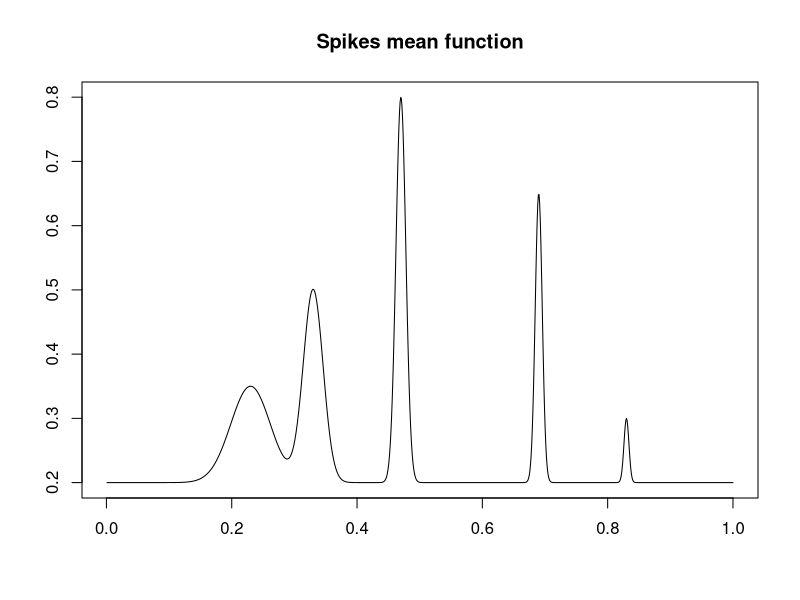
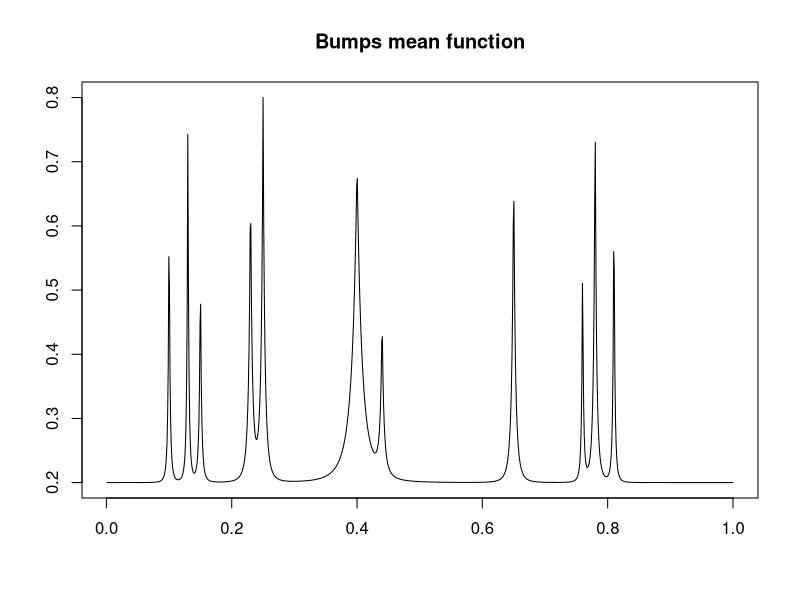
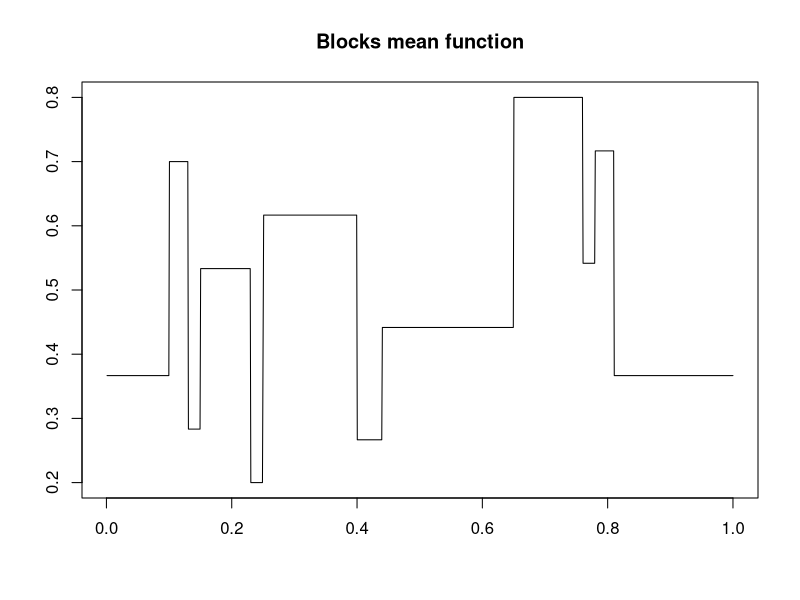
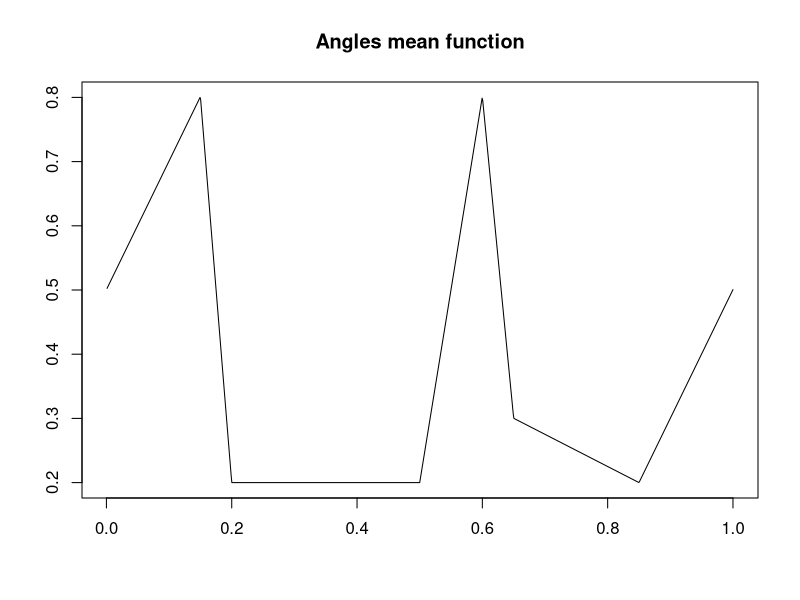
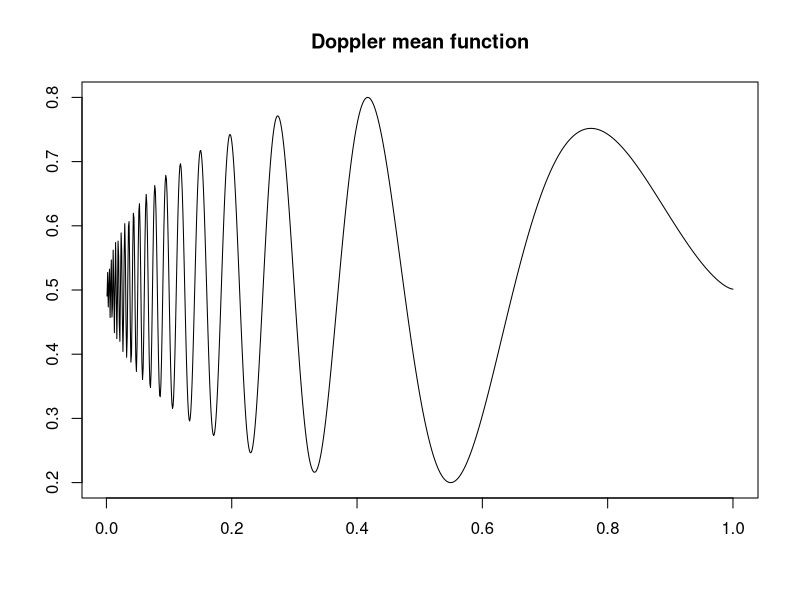
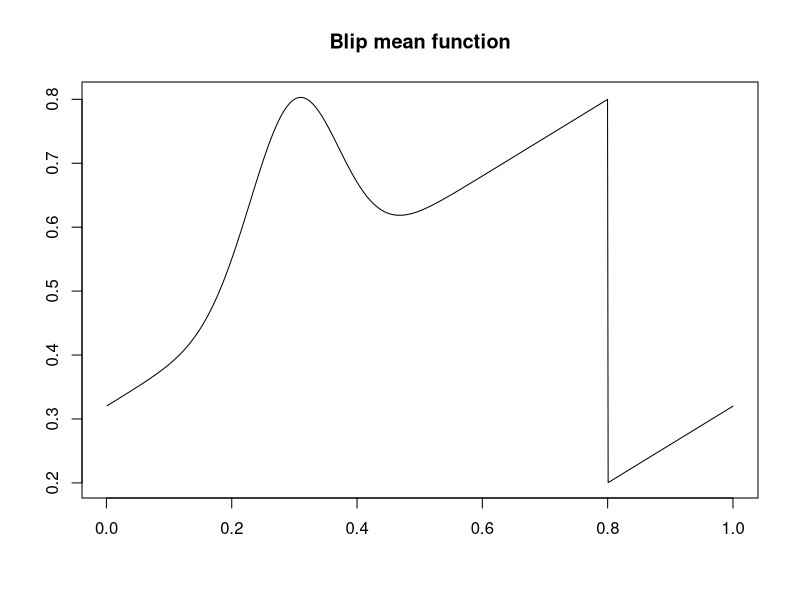
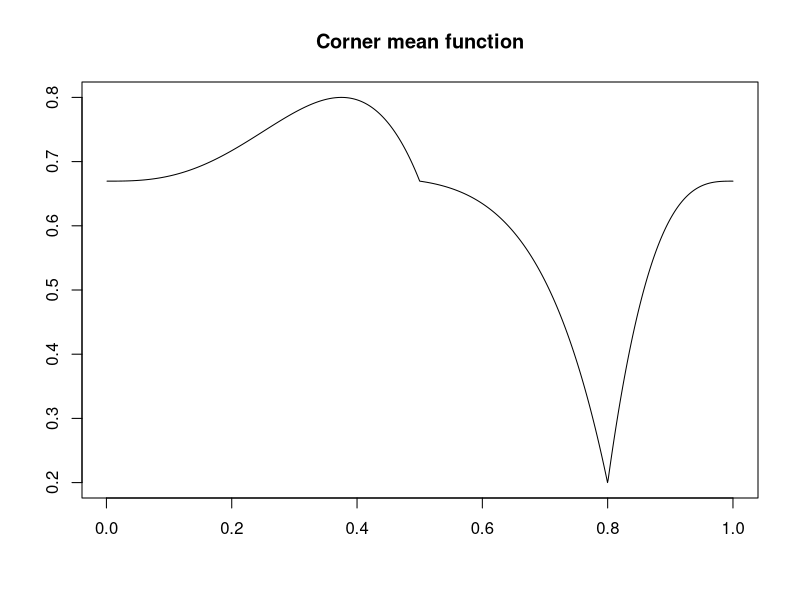
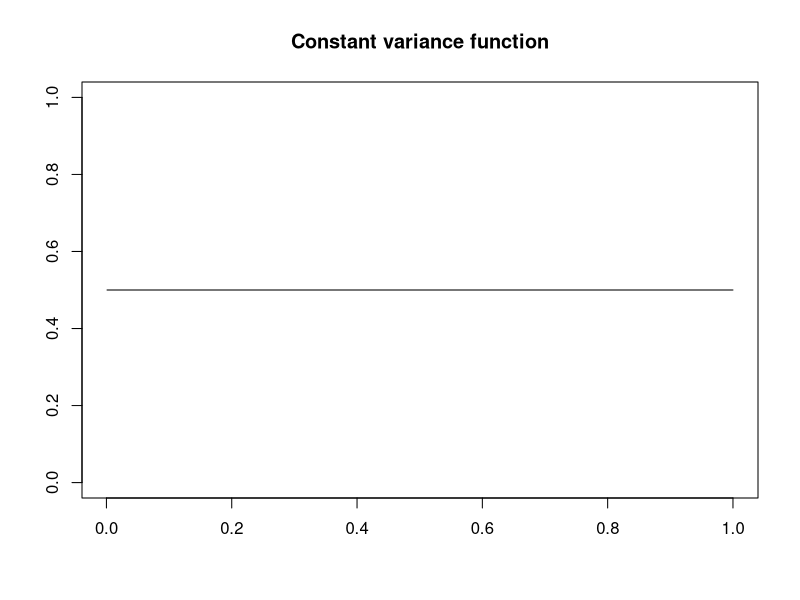

Reproduce these figures in R, in order.
# This script creates plots showing the mean and variance functions
# used to simulate the data.

# SCRIPT PARAMETERS
# -----------------
n = 1024
t = 1:n/n

# GENERATE THE SIGNALS
# --------------------
spike.f = function(x)
  (0.75 * exp(-500 * (x - 0.23)^2) +
   1.5  * exp(-2000 * (x - 0.33)^2) +
   3    * exp(-8000 * (x - 0.47)^2) + 
   2.25 * exp(-16000 * (x - 0.69)^2) +
   0.5 * exp(-32000 * (x - 0.83)^2))
mu.s = spike.f(t)

pos = c(0.1, 0.13, 0.15, 0.23, 0.25, 0.4, 0.44, 0.65, 0.76, 0.78, 0.81)
hgt = 2.97/5 * c(4, 5, 3, 4, 5, 4.2, 2.1, 4.3, 3.1, 5.1, 4.2)
wth = c(0.005, 0.005, 0.006, 0.01, 0.01, 0.03, 0.01, 0.01, 0.005, 0.008, 0.005)
mu.b = rep(0, n)
for (j in 1:length(pos))
  mu.b = mu.b + hgt[j]/((1 + (abs(t - pos[j])/wth[j]))^4)

dop.f      = function(x) sqrt(x * (1 - x)) * sin((2 * pi * 1.05)/(x + 0.05))
mu.dop     = dop.f(t)
mu.dop     = 3/(max(mu.dop) - min(mu.dop)) * (mu.dop - min(mu.dop))
mu.dop.var = 10 * dop.f(t)
mu.dop.var = mu.dop.var - min(mu.dop.var)

sig = ((2 * t + 0.5) * (t <= 0.15)) +
      ((-12 * (t - 0.15) + 0.8) * (t > 0.15 & t <= 0.2)) +
      0.2 * (t > 0.2 & t <= 0.5) + 
      ((6 * (t - 0.5) + 0.2) * (t > 0.5 & t <= 0.6)) +
      ((-10 * (t - 0.6) + 0.8) * (t > 0.6 & t <= 0.65)) +
      ((-0.5 * (t - 0.65) + 0.3) * (t > 0.65 & t <= 0.85)) +
      ((2 * (t - 0.85) + 0.2) * (t > 0.85))
mu.ang = 3/5 * ((5/(max(sig) - min(sig))) * sig - 1.6) - 0.0419569

heavi = 4 * sin(4 * pi * t) - sign(t - 0.3) - sign(0.72 - t)
mu.hs = heavi/sqrt(var(heavi)) * 1 * 2.99/3.366185
mu.hs = mu.hs - min(mu.hs)

pos    = c(0.1, 0.13, 0.15, 0.23, 0.25, 0.4, 0.44, 0.65, 0.76, 0.78, 0.81)
hgt    = 2.88/5 * c(4, (-5), 3, (-4), 5, (-4.2), 2.1, 4.3, (-3.1), 2.1, (-4.2))
mu.blk = rep(0, n)
for (j in 1:length(pos))
  mu.blk = mu.blk + (1 + sign(t - pos[j])) * (hgt[j]/2)

mu.cblk = mu.blk
mu.cblk[mu.cblk < 0] = 0

mu.blip = (0.32 + 0.6 * t +
           0.3 * exp(-100 * (t - 0.3)^2)) * (t >= 0 & t <= 0.8) +
  (-0.28 + 0.6 * t + 0.3 * exp(-100 * (t - 1.3)^2)) * (t > 0.8 & t <= 1)

mu.cor = 623.87 * t^3 * (1 - 2 * t) * (t >= 0 & t <= 0.5) +
         187.161 * (0.125 - t^3) * t^4 * (t > 0.5 & t <= 0.8) +
         3708.470441 * (t - 1)^3 * (t > 0.8 & t <= 1)
mu.cor = (0.6/(max(mu.cor) - min(mu.cor))) * mu.cor
mu.cor = mu.cor - min(mu.cor) + 0.2

mu.sp   = (1 + mu.s)/5
mu.bump = (1 + mu.b)/5
mu.blk  = 0.2 + 0.6 * (mu.blk - min(mu.blk))/max(mu.blk - min(mu.blk))
mu.ang  = (1 + mu.ang)/5
mu.dop  = (1 + mu.dop)/5
mu.blip = mu.blip
mu.cor  = mu.cor

var1 = rep(1, n)
var2 = (1e-02 + 4 * (exp(-550 * (t - 0.2)^2) +
                     exp(-200 * (t - 0.5)^2) +
                     exp(-950 * (t - 0.8)^2)))
var3 = (1e-02 + 2 * mu.dop.var)
var4 = 1e-02 + mu.b
var5 = 1e-02 + 1 * (mu.cblk - min(mu.cblk))/max(mu.cblk)

var1 = var1/2
var2 = var2/max(var2)
var3 = var3/max(var3)
var4 = var4/max(var4)
var5 = var5/max(var5)

# PLOT THE SIGNAL MEANS
# ---------------------
plot(t,mu.sp,xlab = "",ylab = "",type = "l",main = "Spikes mean function")
invisible(readline(prompt = "Press [enter] to continue analysis... "))
plot(t,mu.bump,xlab = "",ylab = "",type = "l",main = "Bumps mean function")
invisible(readline(prompt = "Press [enter] to continue analysis... "))
plot(t,mu.blk,xlab = "",ylab = "",type = "l",main = "Blocks mean function")
invisible(readline(prompt = "Press [enter] to continue analysis... "))
plot(t,mu.ang,xlab = "",ylab = "",type = "l",main = "Angles mean function")
invisible(readline(prompt = "Press [enter] to continue analysis... "))
plot(t,mu.dop,xlab = "",ylab = "",type = "l",main = "Doppler mean function")
invisible(readline(prompt = "Press [enter] to continue analysis... "))
plot(t,mu.blip,xlab = "",ylab = "",type = "l",main = "Blip mean function")
invisible(readline(prompt = "Press [enter] to continue analysis... "))
plot(t,mu.cor,xlab = "",ylab = "",type = "l",main = "Corner mean function")
invisible(readline(prompt = "Press [enter] to continue analysis... "))

# PLOT THE SIGNAL VARIANCES
# -------------------------
# These are rescaled in the simulations to achieve the desired signal
# to noise ratios.
plot(t,var1,xlab = "",ylab = "",ylim = c(0,1),type = "l",
     main = "Constant variance function")
invisible(readline(prompt = "Press [enter] to continue analysis... "))
plot(t,var2,xlab = "",ylab = "",type = "l",
     main = "Triple exponential variance function")
invisible(readline(prompt = "Press [enter] to continue analysis... "))
plot(t,var3,xlab = "",ylab = "",type = "l",main = "Doppler variance function")
invisible(readline(prompt = "Press [enter] to continue analysis... "))
plot(t,var4,xlab = "",ylab = "",type = "l",main = "Bumps variance function")
invisible(readline(prompt = "Press [enter] to continue analysis... "))
plot(t,var5,xlab = "",ylab = "",type = "l",main = "Clipped variance function")
